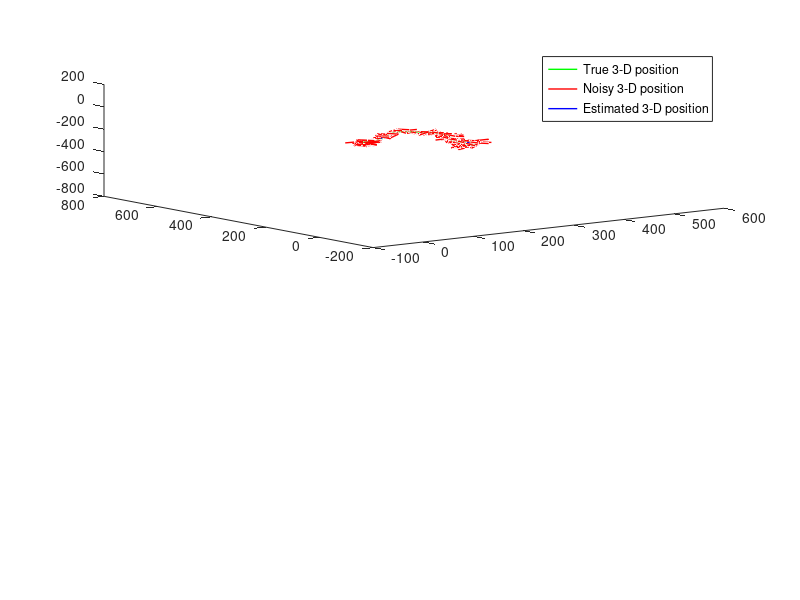

MATLAB code to generate this figure:
% 3-D position estimation using a Kalman filter
clc;
clear all;
T_p=[0 0 0]';
T_v=[0 0 0]';
T_a=[0 0 0]';
m_p=[0 0 0]';
T=0.2;
t=0:T:1000;
H=[1 0 0 0 0 0;0 1 0 0 0 0;0 0 1 0 0 0];
for k=2:1:length(t)
    T_p(:,k)=T_p(:,k-1)+T_v(:,k-1)*T+(1/2)*T_a(:,k-1)*T^2;
    m_p(:,k)=T_p(:,k)+10*randn(3,1);
    T_v(:,k)=T_v(:,k-1)+T_a(:,k-1)*T;
    m_v(:,k)=T_v(:,k)+10*randn(3,1);
    T_a(:,k)=randn(3,1)/10;
end
A=[1 0 0 T 0 0;0 1 0 0 T 0;0 0 1 0 0 T;0 0 0 1 0 0;0 0 0 0 1 0;0 0 0 0 0 1];
B=[(T^2)/2 0 0; 0 T^2/2 0;0 0 T^2/2;T 0 0;0 T 0;0 0 T];
Q = [0.0005 0 0 0 0 0;0 0.0005 0 0 0 0;0 0 0.005 0 0 0;0 0 0 0.002 0 0;0 0 0 0 0.002 0;0 0 0 0 0 0.002];
R = 30.*eye(3);
P = zeros(size(Q));
Xe=[0 0 0 0 0 0]';
for k=1:length(T_p)
    if(k==1)
    x1 = A*Xe + B*randn(3,1)/100;
    P1 = A*P*A' + Q;
    else
    x1 = A*Xe(:,k-1) + B*randn(3,1)/100;
    P1 = A*P*A' + Q;
    end

    K = P1*H'*inv(H*P1*H' + R);
    Xe(:,k) = x1 + K*(m_p(:,k) - H*x1);
    P = (eye(size(P)) - K*H)*P1;

end
figure,
subplot(211),u =plot3(T_p(1,(1:10:end)),T_p(2,(1:10:end)),T_p(3,(1:10:end)),'g','LineWidth',1);hold on
subplot(211),v =plot3(m_p(1,(1:10:end)),m_p(2,(1:10:end)),m_p(3,(1:10:end)),'r','LineWidth',1);hold on
subplot(211),w =plot3(Xe(1,(1:10:end)),Xe(2,(1:10:end)),Xe(3,(1:10:end)),'b','LineWidth',1);
legend([u,v,w],'True 3-D position','Noisy 3-D position','Estimated 3-D position')

